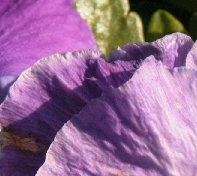
#> input picture SVM/Super_Interpolation/Data/Training/t1.bmp, 197 x 176 px; its folder holds only this picture in this run
$ python SI_main.py
#> lines starting #> are read from the running program, lines starting #| are printed output that depends on the picture; after the words box and inside, x2 and y2 are one past the last pixel; in counts of white or black regions, pixels touching at a corner belong together
#> in main, img is the input picture: shape (176, 197, 3); mean B, G, R 144.8, 104.8, 146.8
### SVM/Super_Interpolation/training.py
import cv2

from function import *

def training(hr_images):
    # class별 cluster
    hr_cluster = [[] for _ in range(625)]  # n x 4
    lr_cluster = [[] for _ in range(625)]  # n x 9

    for num, hr_image in enumerate(hr_images):
        hr_image = cv2.cvtColor(hr_image, cv2.COLOR_BGR2YCrCb)
        hr_img, cb, cr = cv2.split(hr_image)

        # Generate LR images L
        # blur_img = cv2.blur(hr_img, (3, 3))
        lr_img = cv2.resize(hr_img, (hr_img.shape[1]//2, hr_img.shape[0]//2), interpolation=cv2.INTER_CUBIC)

        # Generate 3x3 LR patch y and 2x2 HR patch x pairs
        hr_patches, lr_patches = get_patch_pairs(hr_img, lr_img)

        # Each LR external patch
        cls = []
        for lr_patch in lr_patches:
            # get sub patches
            lr_sub_patches = get_sub_patches(lr_patch)

            # Each 2x2 LR sub-patches
            h_gradients = []
            v_gradients = []
            for sub_patch in lr_sub_patches:
                h_gradient, v_gradient = calculate_gradient(sub_patch)
                h_gradients.append(h_gradient)
                v_gradients.append(v_gradient)

            # compute EO class index
            cls.append(compute_class(h_gradients, v_gradients))

        # make cluster
        cls = np.array(cls)
        # 인덱스의 순서대로 lr, hr 클러스터 생성
        for i in range(625):
            hr_cluster[i] = hr_cluster[i] + list(hr_patches[np.where(cls==i)])
            lr_cluster[i] = lr_cluster[i] + list(lr_patches[np.where(cls==i)])

        print(f'hr_img[{num}] completed')
#> this loop made 1 pass
#> cls on pass 1: 437
#| hr_img[0] completed
#> pass 1, in training, `hr_img, cb, cr = cv2.split(hr_image)`:
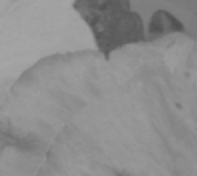
#> cr: shape (176, 197); min 80, max 166, mean 140.9

    # compute linear mappings matrix for each cluster of EO classes
    lin_map = []
    for i in range(625):
        # 구하고자 하는 행렬의 크기는 9 x 4
        # M = XY^T(YY^T + lI)^(-1), X: hr, Y: lr
        # M = (Y^TY + lI)^(-1)Y^TX
        x = np.array(hr_cluster[i])
        y = np.array(lr_cluster[i])
        if len(x) > 0:
            m = np.linalg.inv(y.T @ y + LAMBDA_VALUE * np.eye(y.shape[1])) @ y.T @ x
            # m = x @ y.T @ np.linalg.inv(y @ y.T + LAMBDA_VALUE * np.eye(y.shape[0]))
        else:
            m = []
        lin_map.append(m)
#| empty linear mappings indexes: [38, 69, 91, 95, 113, 138, 163, 193, 210, 216, 262, 263, 278, 333, 341, 383, 391, 393, 398, 425, 427, 448, 450, 452, 456, 458, 461, 476]
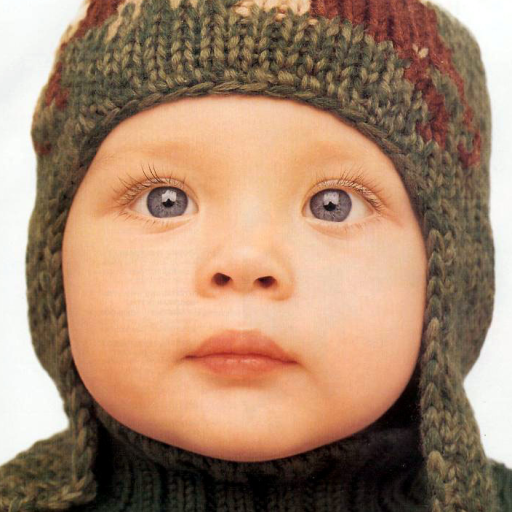
#> input picture Super_Interpolation/Data/Testing/Child_gnd.bmp, 512 x 512 px, found by its file name
#> in main, test_img is the input picture: shape (512, 512, 3); mean B, G, R 109.5, 134.2, 166.9

    return lin_map

### SVM/Super_Interpolation/function.py
import numpy as np
import cv2

THETA = 15
LAMBDA_VALUE = 1

# Generate 3x3 LR patch y and 2x2 HR patch x pairs
def get_patch_pairs(hr_img, lr_img):
    lr_patches = []
    hr_patches = []
    for i in range(lr_img.shape[0] - 2):  # height
        for j in range(lr_img.shape[1] - 2):  # width
            lr_patch = np.array(lr_img[i:i+3, j:j+3]).reshape(9).tolist()
            hr_patch = np.array(hr_img[(i+1)*2:(i+1)*2+2, (j+1)*2:(j+1)*2+2]).reshape(4).tolist()

            lr_patches.append(np.array(lr_patch))
            hr_patches.append(np.array(hr_patch))

    return np.array(hr_patches), np.array(lr_patches)

# Generate 2x2 LR sub-patches
def get_sub_patches(lr_patch):
    lr_sub_patches = []
    lr_patch = lr_patch.reshape((3, 3))
    for i in range(2):
        for j in range(2):
            lr_sub_patch = lr_patch[i:i+2, j:j+2]
            lr_sub_patches.append(lr_sub_patch)

    return np.array(lr_sub_patches)

def calculate_gradient(sub_patch):
    sub_patch = sub_patch.reshape(2, 2)
    h_filter = np.array([1, -1, 1, -1]).reshape(2,2)
    v_filter = np.array([1, 1, -1, -1]).reshape(2,2)

    h_gradient = np.sum(sub_patch * h_filter)
    v_gradient = np.sum(sub_patch * v_filter)

    return h_gradient, v_gradient

def compute_class(h_gradients, v_gradients):
    cls_idx = np.zeros(4, dtype=int)
    for i, (h_gradient, v_gradient) in enumerate(zip(h_gradients, v_gradients)):
        m = np.sqrt(h_gradient**2 + v_gradient**2)
        d = np.arctan(h_gradient / v_gradient) if v_gradient != 0 else 3  # v_gradient가 0이면 기울기 값을 무한으로 간주
        d = np.degrees(d)

        if m < THETA:
            cls_idx[i] = 0
            continue

        if -22.5 <= d < 22.5 or 157.5 <= d < 202.5:
            cls_idx[i] = 1
        elif 22.5 <= d < 67.5 or 202.5 <= d < 247.5:
            cls_idx[i] = 2
        elif 67.5 <= d < 112.5 or 247.5 <= d < 292.5:
            cls_idx[i] = 3
        else:
            cls_idx[i] = 4

    cls = 1*cls_idx[0] + 5*cls_idx[1] + 5**2 * cls_idx[2] + 5**3 * cls_idx[3]

    return cls

def get_patches(lr_img):
    lr_patches = []
    for i in range(lr_img.shape[0] - 2):  # height
        for j in range(lr_img.shape[1] - 2):  # width
            lr_patch = np.array(lr_img[i:i+3, j:j+3]).reshape(9).tolist()
            lr_patches.append(np.array(lr_patch))

    return np.array(lr_patches)

### Super_Interpolation/up_scaling.py
import cv2

from function import *

def up_scaling(test_img, lin_map):

    # initialize
    # blur_img = cv2.blur(test_img, (3, 3))
    lr_img = cv2.resize(test_img, (test_img.shape[1]//2, test_img.shape[0]//2), interpolation=cv2.INTER_CUBIC)
    lr_img = cv2.cvtColor(lr_img, cv2.COLOR_BGR2YCrCb)
#> lr_img: shape (256, 256, 3); mean of channels 0, 1, 2 141.2, 146.3, 110.1
    lr_img, cb, cr = cv2.split(lr_img)
#> lr_img: shape (256, 256)
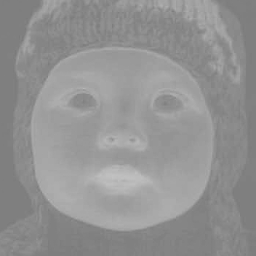
#> cb: shape (256, 256); min 122, max 194, mean 146.3
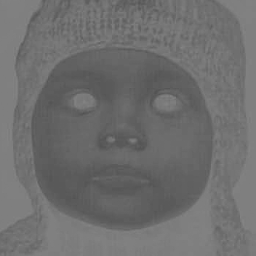
#> cr: shape (256, 256); min 81, max 133, mean 110.1

    # padding
    pad_img = cv2.copyMakeBorder(lr_img, 1, 1, 1, 1, cv2.BORDER_CONSTANT, value=[0, 0, 0])
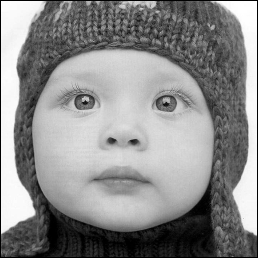
#> pad_img: shape (258, 258); min 0, max 255, mean 139


    # generate 3x3 LR patches
    lr_patches = get_patches(pad_img)

    # each LR input patch
    cls = []
    for lr_patch in lr_patches:
        # get sub patches
        sub_patches = get_sub_patches(lr_patch)  # 4 x 2 x 2

        # Each 2x2 LR sub-patches
        h_gradients = []
        v_gradients = []
        for sub_patch in sub_patches:
            h_gradient, v_gradient = calculate_gradient(sub_patch)
            h_gradients.append(h_gradient)
            v_gradients.append(v_gradient)

        # compute EO class index
        cls.append(compute_class(h_gradients, v_gradients))
#> this loop made 65536 passes

    # look up corresponding linear mapping by its EO class index C
    hr_patches = np.empty((lr_img.shape[0]*2, lr_img.shape[1]*2))
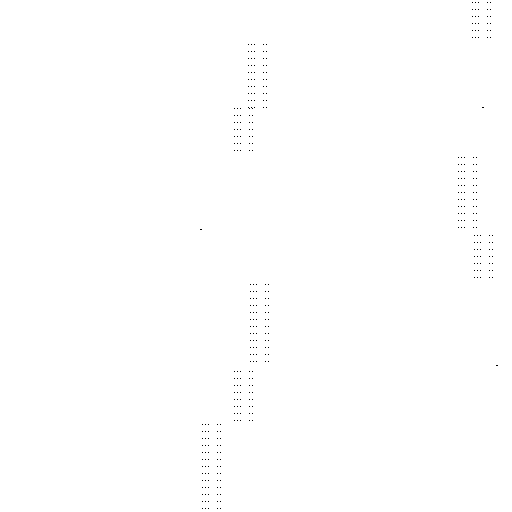
#> hr_patches: shape (512, 512) float64; min 0, max 6.9e-310, mean 9.95e-311; drawn with min black and max white
    for num, (lr_patch, cls_idx) in enumerate(zip(lr_patches, cls)):
        m = lin_map[cls_idx] if len(lin_map[cls_idx]) > 0 else 0

        hr_patch = lr_patch @ m

        dx = [0, 0, 1, 1]
        dy = [0, 1, 0, 1]
        for i in range(4):
            hr_patches[(num // lr_img.shape[1]) * 2 + dy[i], (num % lr_img.shape[0]) * 2 + dx[i]] = hr_patch[i]
#> this loop made 42 passes
#> (lr_patch, cls_idx) on passes 1 to 12: ([0, 0, 0, 0, 253, 253, 0, 253, 254], 32), ([0, 0, 0, 253, 253, 253, 253, 254, 254], 6), ([0, 0, 0, 253, 253, 254, 254, 254, 254], 6), ([0, 0, 0, 253, 254, 253, 254, 254, 252], 6), ([0, 0, 0, 254, 253, 253, 254, 252, 252], 6), ([0, 0, 0, 253, 253, 253, 252, 252, 252], 6), ([0, 0, 0, 253, 253, 253, 252, 252, 253], 6), ([0, 0, 0, 253, 253, 253, 252, 253, 253], 6), ([0, 0, 0, 253, 253, 253, 253, 253, 253], 6), ([0, 0, 0, 253, 253, 252, 253, 253, 252], 6), ([0, 0, 0, 253, 252, 252, 253, 252, 252], 6), ([0, 0, 0, 252, 252, 252, 252, 252, 252], 6)
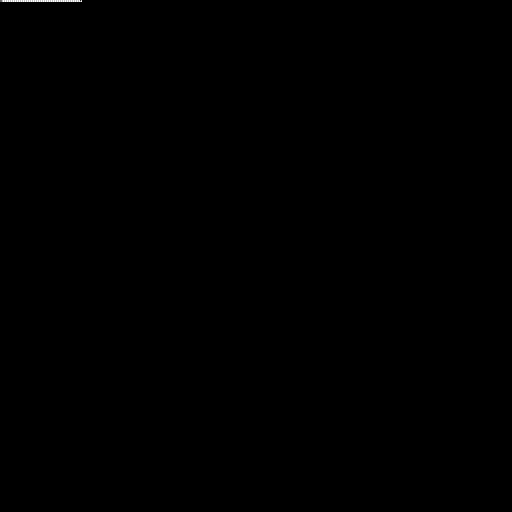
#> hr_patches: shape (512, 512) float64; 0.06% of pixels changed, all inside (x1, y1, x2, y2) = (0, 0, 82, 2); drawn with min black and max white

    hr_patches = np.array(hr_patches).astype(np.uint8)

    cb = cv2.resize(cb, (cb.shape[0]*2, cb.shape[1]*2), interpolation=cv2.INTER_CUBIC)
    cr = cv2.resize(cr, (cr.shape[0]*2, cr.shape[1]*2), interpolation=cv2.INTER_CUBIC)

    merged = cv2.merge([hr_patches, cb, cr])
    merged = cv2.cvtColor(merged, cv2.COLOR_YCrCb2BGR)

    return merged

### SVM/Super_Interpolation/SI_main.py
import time

from training import *
from up_scaling import up_scaling
import os

def main(last):
    data_dir = './Data/Training'
    images = os.listdir(data_dir)

    print(images)

    hr_images = []
    for image in images[:last]:
        img = cv2.imread(os.path.join(data_dir, image))
        hr_images.append(img)


    lin_map = training(hr_images)

    empty = [i for i, arr in enumerate(lin_map) if len(arr) == 0]
    print(f'empty linear mappings indexes: {empty}')

    # up-scaling
    test_img = cv2.imread('./Data/Testing/Child_gnd.bmp')
    result = up_scaling(test_img, lin_map)

    result_dir = './result'
    os.makedirs(result_dir, exist_ok=True)

    cv2.imwrite(os.path.join(result_dir, f'up_scaling_result_bad_{last}.png'), result)
    # cv2.imwrite(os.path.join(result_dir, f'origin_{time.time()}.png'), test_img)

if __name__=='__main__':
    for i in range(69, 0, -1):
#> (the run stopped early here; a loop or call above may not have finished)
